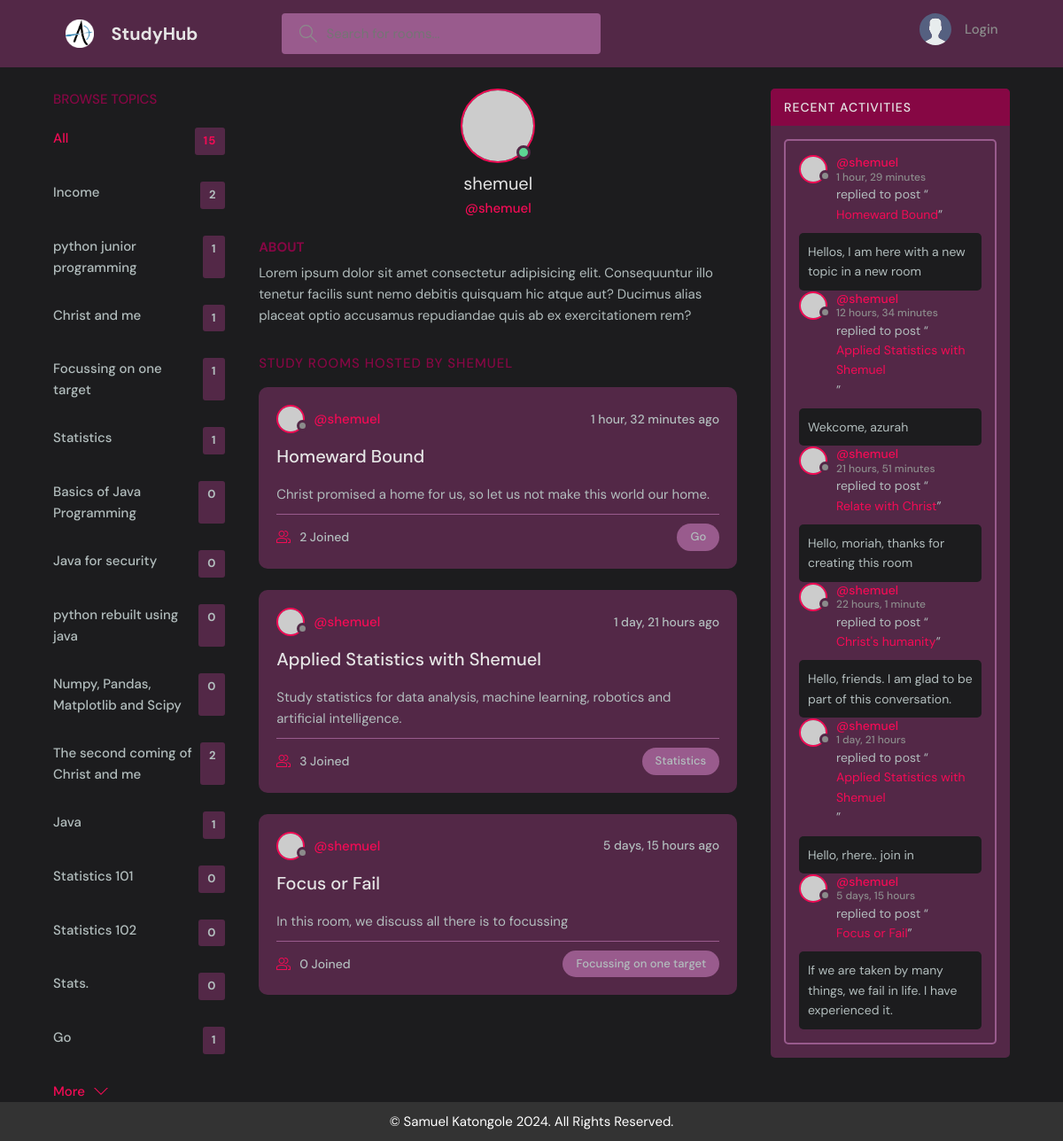
Page /profile/1/ on the committed database.
### Rooms/models.py (models this page shows, shortened)
class Topic(models.Model):
    name=models.CharField(max_length=200)

class Room(models.Model):
    host = models.ForeignKey(User, on_delete= models.SET_NULL, null=True)
    topic = models.ForeignKey(Topic, on_delete= models.SET_NULL, null=True)
    description = models.TextField(null=True, blank=True) # description of the room
    name = models.CharField(max_length=200) # name of the room
    created = models.DateTimeField(auto_now_add=True) # created once
    updated= models.DateTimeField(auto_now=True) # changed
    participants = models.ManyToManyField(User, related_name='participants', blank=True)
    class Meta:
        ordering = ['-updated', '-created'] # ordered based on those fields
    def __str__(self):
        return str(self.name)

class Post(models.Model): # messages model
    author = models.ForeignKey(User, on_delete=models.CASCADE)
    room = models.ForeignKey(Room, on_delete=models.CASCADE)
    body = models.TextField()
    created_on= models.DateTimeField(auto_now_add=True) # date post created
    updated_on= models.DateTimeField(auto_now=True) # date last edited
    class Meta:
        ordering = ['-updated_on', '-created_on'] # ordered based on those fields

### Rooms/views.py (the view)
# urls.py: path('profile/<str:pk>/', views.userProfile, name='user-profile'),
def userProfile(request, pk):
    user = User.objects.get(id=pk)
    rooms = user.room_set.all() # get all rooms user is in
    posts = user.post_set.all() # get all posts for this user
    topics = Topic.objects.all() # get all topics
    topiccount = topics.count() # total topics
    context={'participant':user, 'allrooms':rooms,
             'alltopics':topics, 'topiccount':topiccount, 'posts':posts}
    return render(request, 'Rooms/profile.html', context)

### Rooms/templates/Rooms/profile.html (shortened to what this page needs)
{% extends 'parent_hub/base.html' %}
{% block content%}
<main class="profile-page layout layout--3">
    <div class="container">
      {% include 'Rooms/topics_feed.html' %}
      <div class="roomList">
        <div class="profile">
          <div class="profile__avatar">
            <div class="avatar avatar--large active">
              <img src="https://randomuser.me/api/portraits/men/11.jpg" />
            </div>
          </div>
          <div class="profile__info">
            <h3>{{participant.username}}</h3>
            <p>@{{participant.username}}</p>
          </div>
          <div class="profile__about">
            <h3>About</h3>
            <p>
              Lorem ipsum dolor sit amet consectetur adipisicing elit. Consequuntur illo tenetur
              facilis sunt nemo debitis quisquam hic atque aut? Ducimus alias placeat optio
              accusamus repudiandae quis ab ex exercitationem rem?
            </p>
          </div>
        </div>
        <div class="roomList__header">
          <div>
            <h2>Study Rooms Hosted by {{participant.username}}</a>
            </h2>
          </div>
        </div>
        {% include 'Rooms/rooms_feed.html' %}
      </div>
      {% include 'Rooms/activity_feed.html' %}
    </div>
  </main>
{% endblock %}

### Rooms/templates/Rooms/topics_feed.html
<div class="topics">
    <div class="topics__header">
      <h2>Browse Topics</h2>
    </div>
    <ul class="topics__list">
      <li>
        <a href="{% url 'home' %}" class="active">All <span>{{topiccount}}</span></a>
      </li>
      {% for topic in alltopics %}
      <li>
        <a href="{% url 'home' %}?q={{topic.name}}">{{topic.name}} <span>
            {{topic.room_set.all.count}}</span></a>
      </li>
      {% endfor %}
    </ul>
    <a class="btn btn--link" href="topics.html">
      More
      <svg version="1.1" xmlns="http://www.w3.org/2000/svg" width="32" height="32" viewBox="0 0 32 32">
        <title>chevron-down</title>
        <path d="M16 21l-13-13h-3l16 16 16-16h-3l-13 13z"></path>
      </svg>
    </a>
</div>

### Rooms/templates/Rooms/rooms_feed.html (shortened to what this page needs)
  {% load static %}
  <div class="roomList">
    {% for room in allrooms %}
    <div class="roomListRoom">
      <div class="roomListRoom__header">
        <a href="{% url 'user-profile' room.host.id %}" class="roomListRoom__author">
          <div class="avatar avatar--small">
            <img src="https://randomuser.me/api/portraits/women/11.jpg" />
          </div>
          <span>@{{room.host.username}}</span>
        </a>
        <div class="roomListRoom__actions">
          <span>{{room.created|timesince}} ago</span>
        </div>
      </div>
      <div class="roomListRoom__content">
        <a href="{% url 'room' room.id %}">{{room.name}}</a>
        <p>
          {{room.description}}
        </p>
      </div>
      <div class="roomListRoom__meta">
        <a href="{% url 'room' room.id %}" class="roomListRoom__joined">
          {{room.participants.all.count}} Joined
        </a>
        <p class="roomListRoom__topic">{{room.topic.name}}</p>
      </div>
    </div>
    {% endfor %}
  </div>

### Rooms/templates/Rooms/activity_feed.html (shortened to what this page needs)
<div class="activities">
  <div class="activities__header">
    <h2>Recent Activities</h2>
  </div>
  <div class="activities__box">
    {% for post in posts %}
    <div class="activities__boxHeader roomListRoom__header">
      <a href="{% url 'user-profile' post.author.id %}" class="roomListRoom__author">
        <div class="avatar avatar--small">
          <img src="https://randomuser.me/api/portraits/women/11.jpg" />
        </div>
        <p>@{{post.author}}<span>{{post.created_on|timesince}}</span></p>
      </a>
    </div>
    <div class="activities__boxContent">
      <p>replied to post “<a href="{% url 'room' post.room.id %}">{{post.room}}</a>”</p>
      <div class="activities__boxRoomContent">
        {{post.body}}
    </div>
  </div>
  {% endfor %}
</div>

### rows in the picture
Topic: name "Income", room_set.all.count "2"
Topic: name "python junior programming", room_set.all.count "1"
Topic: name "Christ and me", room_set.all.count "1"
Topic: name "Focussing on one target", room_set.all.count "1"
Topic: name "Statistics", room_set.all.count "1"
Topic: name "Basics of Java Programming", room_set.all.count "0"
Topic: name "Java for security", room_set.all.count "0"
Topic: name "python rebuilt using java", room_set.all.count "0"
Topic: name "Numpy, Pandas, Matplotlib and Scipy", room_set.all.count "0"
Topic: name "The second coming of Christ and me", room_set.all.count "2"
Topic: name "Java", room_set.all.count "1"
Topic: name "Statistics 101", room_set.all.count "0"
Topic: name "Statistics 102", room_set.all.count "0"
Topic: name "Stats.", room_set.all.count "0"
Topic: name "Go", room_set.all.count "1"
Room: host.username "shemuel", created "1 hour, 32 minutes", name "Homeward Bound", description "Christ promised a home for us, so let us not make this world our home.", participants.all.count "2", topic.name "Go"
Room: host.username "shemuel", created "1 day, 21 hours", name "Applied Statistics with Shemuel", description "Study statistics for data analysis, machine learning, robotics and artificial intelligence.", participants.all.count "3", topic.name "Statistics"
Room: host.username "shemuel", created "5 days, 15 hours", name "Focus or Fail", description "In this room, we discuss all there is to focussing", participants.all.count "0", topic.name "Focussing on one target"
Post: author "shemuel", created_on "1 hour, 29 minutes", room "Homeward Bound", body "Hellos, I am here with a new topic in a new room"
Post: author "shemuel", created_on "12 hours, 34 minutes", room "Applied Statistics with Shemuel", body "Wekcome, azurah"
Post: author "shemuel", created_on "21 hours, 51 minutes", room "Relate with Christ", body "Hello, moriah, thanks for creating this room"
Post: author "shemuel", created_on "22 hours, 1 minute", room "Christ's humanity", body "Hello, friends. I am glad to be part of this conversation."
Post: author "shemuel", created_on "1 day, 21 hours", room "Applied Statistics with Shemuel", body "Hello, rhere.. join in"
Post: author "shemuel", created_on "5 days, 15 hours", room "Focus or Fail", body "If we are taken by many things, we fail in life. I have experienced it."

### other values in the picture
{{ topiccount }} "15"
{{ participant.username }} "shemuel"
{{ participant.username }} "SHEMUEL"
